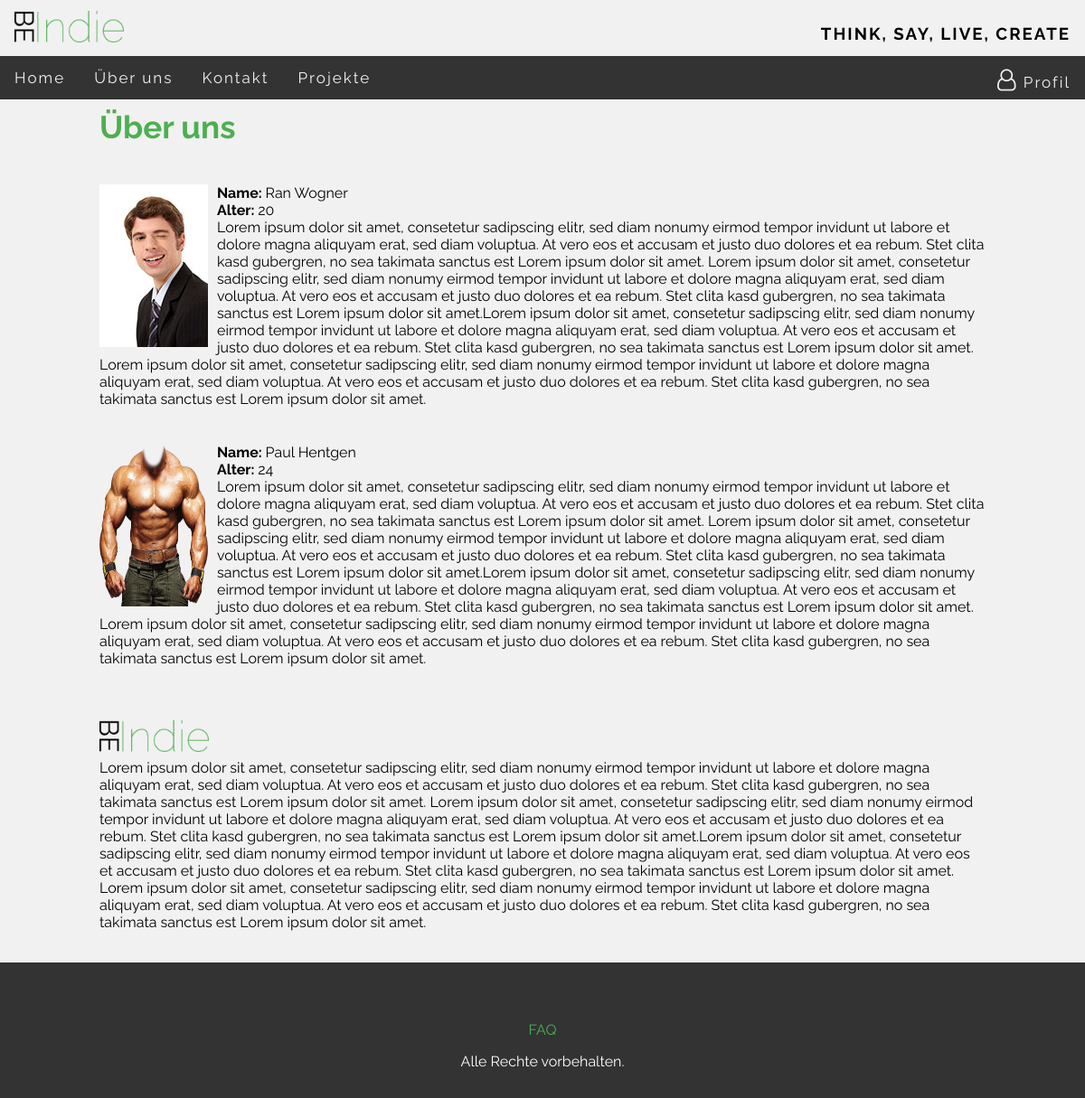
Before: /BeIndie/index.php?page=about with the older database file.
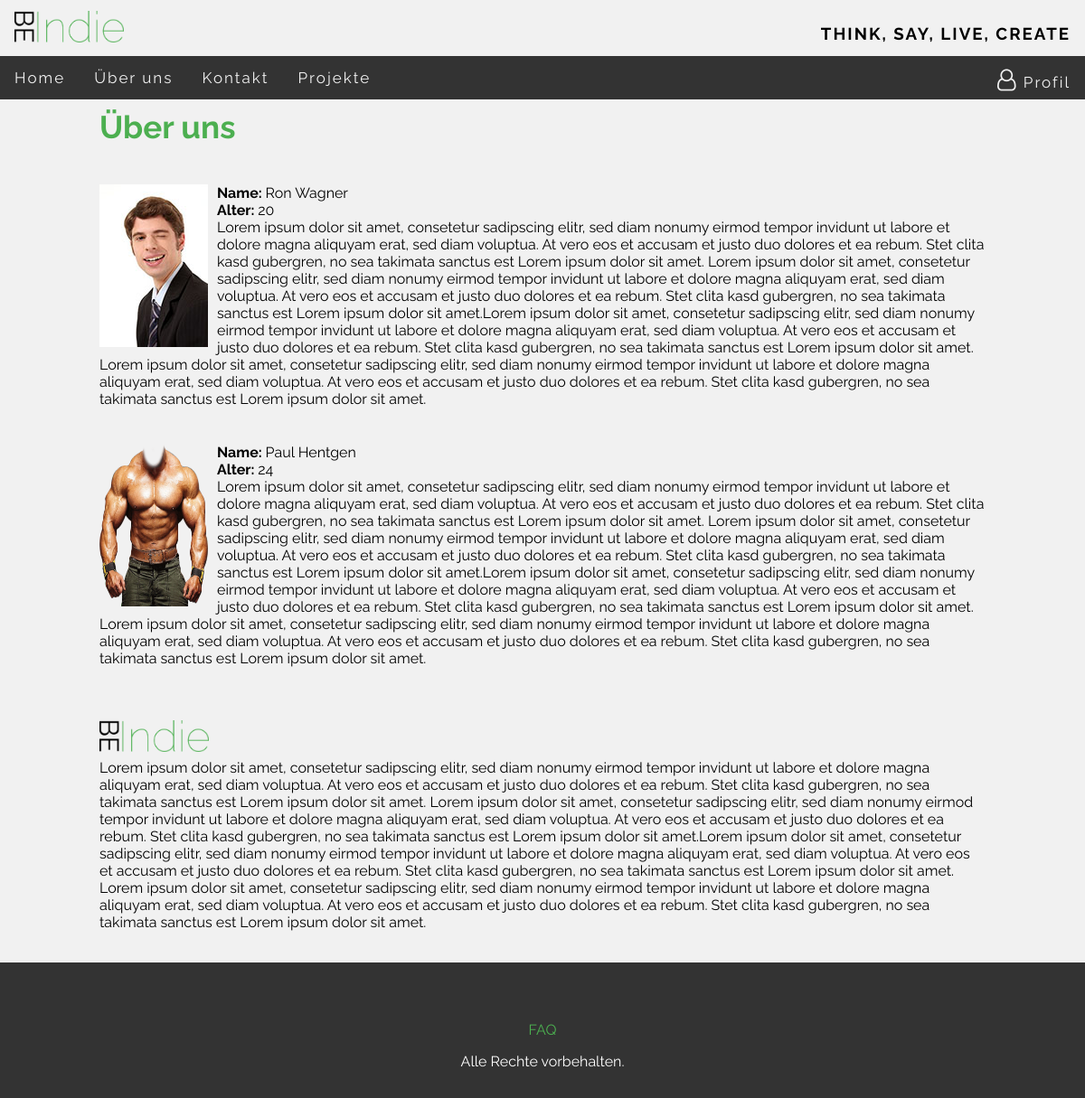
After: the same page with the newer database file.
### tables this page shows
CREATE TABLE `employee` (
  `e_ID` int(11) NOT NULL,
  `e_firstname` varchar(30) NOT NULL,
  `e_lastname` varchar(30) NOT NULL,
  `e_birthdate` varchar(20) NOT NULL,
  `e_image` varchar(50) DEFAULT NULL
);

### BeIndie/includes/pages/about/about.php (the view, shortened to what this page needs)
<div id="wrapper">
    <div id="content">
        <h1>Über uns</h1>
        <?php
        include ("includes/functions/swConnect.php");
        $current_day = date("d");
        $current_month = date("m");
        $current_year = date("Y");
        $query1 = "select * from employee";
        $result1 = mysqli_query($conn, $query1);
        while ($row = mysqli_fetch_array($result1)) {
            ?>
            <article>
                <img src="<?= $row["e_image"] ?>" width="120" height="180">
                <span>
                    <b>Name: </b> <?= $row["e_firstname"] . " " . $row["e_lastname"] . "<br/>"; ?>
                    <b>Alter: </b>
                    <?php
                    $date_parts = explode(".", $row["e_birthdate"]);
                    if ($current_month <= $date_parts[1]) {
                        echo ($current_year - $date_parts[2]) - 1;
                    } else if ($date_parts[1] == $current_month && $current_day >= $date_parts[0]) {
                        echo ($current_year - $date_parts[2]);
                    } else if ($current_month > $date_parts[1]) {
                        echo ($current_year - $date_parts[2]);
                    }
                    echo "<br/>";
                    ?>
                </span>
            </article>
            <?php
        }
        ?>
        <?php include ("includes/functions/swClose.php"); ?>
        <article>
            <img src="images/logo.png" alt="logo" height="35"/>
            <br/>
            <span id="beindie">
            </span>
        </article>
    </div>
</div>

Changed rows visible on the page:
changed employee: e_firstname "Ran" → "Ron"; e_lastname "Wogner" → "Wagner"
